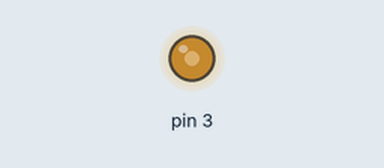
This sketch was run on a simulated Arduino Uno, built with avr-gcc and run on an emulated ATmega328P. Parts: output pins drawn as LEDs (lit = HIGH).

Above: at 0.1 s.
Timing chart, 0 to 1.6 s (numbered marks = the images above):
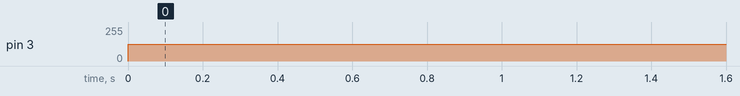

Measured:
- by itself, pin 3: 0/255 → 127/255 at 0.00 s

The sketch:

Heater.ino
```cpp
//This is the script for modulating the temp of the heater
int Heater = 3;

void setup()
{
  Serial.begin(9600);
}

void loop(){
  analogWrite(3,255/2); //0-255
  delay(1000);
}
```
